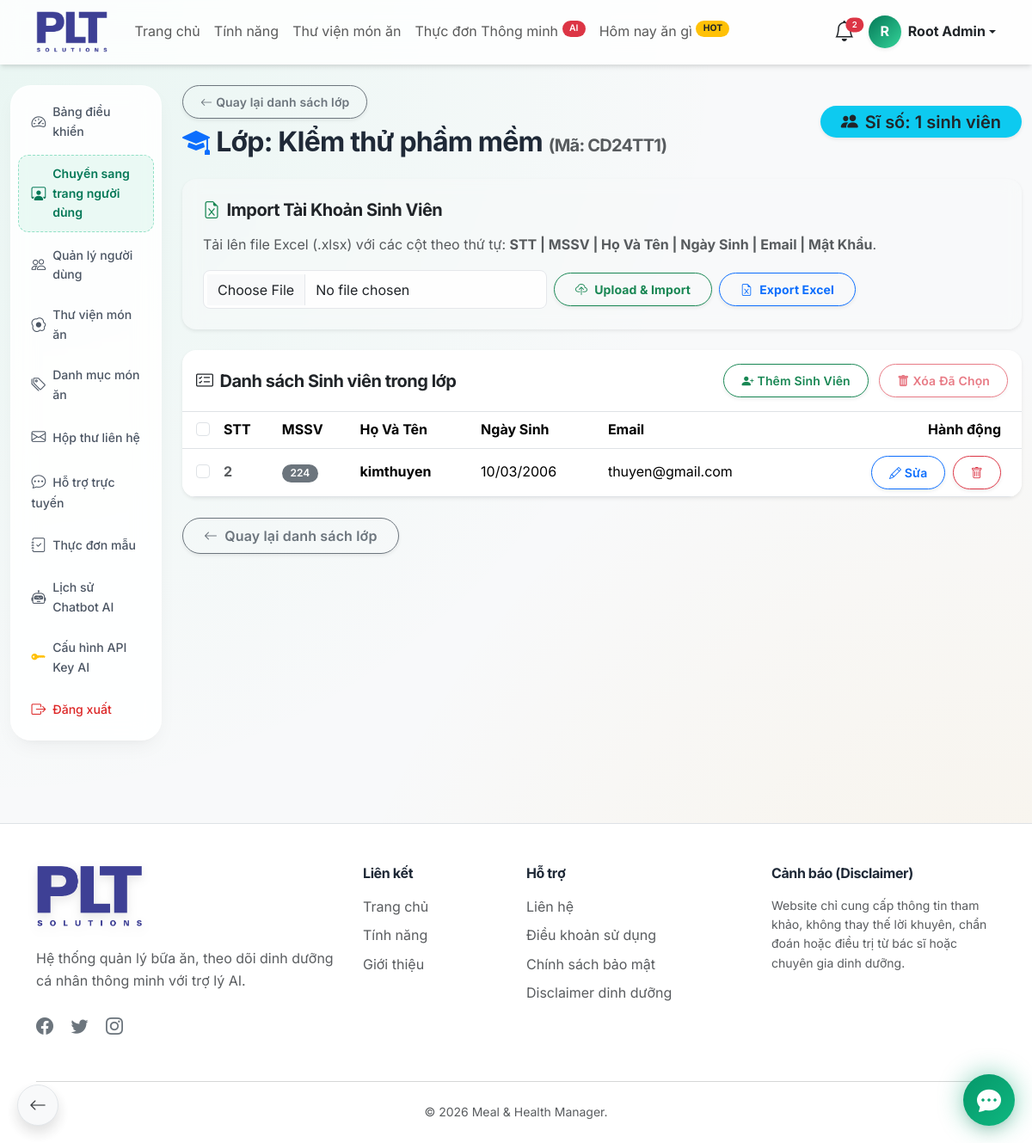
/admin/class-detail.php?id=1 (signed in), run on the app's committed database.
### tables this page shows
CREATE TABLE IF NOT EXISTS `classes` (
  `id` bigint UNSIGNED NOT NULL AUTO_INCREMENT,
  `class_code` varchar(50) NOT NULL,
  `class_name` varchar(150) NOT NULL,
  `stt` int UNSIGNED DEFAULT '0',
  `created_at` timestamp NOT NULL DEFAULT CURRENT_TIMESTAMP,
  `updated_at` timestamp NOT NULL DEFAULT CURRENT_TIMESTAMP ON UPDATE CURRENT_TIMESTAMP,
  PRIMARY KEY (`id`),
  UNIQUE KEY `uk_classes_code` (`class_code`)
);

CREATE TABLE IF NOT EXISTS `users` (
  `id` bigint UNSIGNED NOT NULL AUTO_INCREMENT,
  `full_name` varchar(150) NOT NULL,
  `email` varchar(190) NOT NULL,
  `password` varchar(255) NOT NULL,
  `avatar` varchar(255) DEFAULT NULL,
  `mssv` varchar(50) DEFAULT NULL,
  `birth_date` date DEFAULT NULL,
  `class_id` bigint UNSIGNED DEFAULT NULL,
  `stt` int UNSIGNED DEFAULT '0',
  `role` enum('user','admin') NOT NULL DEFAULT 'user',
  `status` enum('active','inactive','locked') NOT NULL DEFAULT 'active',
  `email_verified_at` datetime DEFAULT NULL,
  `last_login_at` datetime DEFAULT NULL,
  `created_at` timestamp NOT NULL DEFAULT CURRENT_TIMESTAMP,
  `updated_at` timestamp NOT NULL DEFAULT CURRENT_TIMESTAMP ON UPDATE CURRENT_TIMESTAMP,
  PRIMARY KEY (`id`),
  UNIQUE KEY `email` (`email`),
  UNIQUE KEY `uk_users_mssv` (`mssv`),
  KEY `idx_users_role` (`role`),
  KEY `idx_users_status` (`status`),
  KEY `idx_users_created_at` (`created_at`),
  KEY `fk_users_class` (`class_id`)
);

### admin/class-detail.php (the view, shortened to what this page needs)
<?php
$db = new Database();
$conn = $db->getConnection();
$class_id = isset($_GET['id']) ? (int)$_GET['id'] : 0;
$stmt = $conn->prepare("SELECT * FROM classes WHERE id = :id");
$stmt->execute([':id' => $class_id]);
$class = $stmt->fetch(PDO::FETCH_ASSOC);
$limit = 15;
$page = isset($_GET['page']) ? max(1, (int)$_GET['page']) : 1;
$offset = ($page - 1) * $limit;
$stmt_count = $conn->prepare("SELECT COUNT(*) FROM users WHERE class_id = :class_id");
$stmt_count->execute([':class_id' => $class_id]);
$total_students = $stmt_count->fetchColumn();
$stmt = $conn->prepare("SELECT * FROM users WHERE class_id = :class_id ORDER BY stt ASC, id DESC LIMIT :limit OFFSET :offset");
$stmt->bindValue(':class_id', $class_id, PDO::PARAM_INT);
$stmt->bindValue(':limit', $limit, PDO::PARAM_INT);
$stmt->bindValue(':offset', $offset, PDO::PARAM_INT);
$stmt->execute();
$students = $stmt->fetchAll(PDO::FETCH_ASSOC);
require_once '../includes/header.php';
?>
<div class="container-fluid py-4">
    <div class="row">
        <div class="col-md-2">
            <?php require_once 'includes/sidebar.php'; ?>
        </div>
        <div class="col-md-10">
            <div class="d-flex justify-content-between align-items-center mb-4">
                <div>
                    <a href="classes.php" class="btn btn-sm btn-outline-secondary mb-2 rounded-pill shadow-sm">
                        <i class="bi bi-arrow-left me-1"></i>Quay lại danh sách lớp
                    </a>
                    <h2 class="fw-bold mb-0">
                        <i class="bi bi-mortarboard-fill text-primary me-2"></i>Lớp: <?= htmlspecialchars($class['class_name']) ?>
                        <span class="fs-5 text-muted">(Mã: <?= htmlspecialchars($class['class_code']) ?>)</span>
                    </h2>
                </div>
                <div class="text-end">
                    <div class="badge bg-info text-dark fs-5 rounded-pill shadow-sm px-4 py-2">
                        <i class="bi bi-people-fill me-2"></i>Sĩ số: <?= $total_students ?> sinh viên
                    </div>
                </div>
            </div>
            <div class="card glass-card border-0 shadow-sm rounded-4 mb-4 bg-light bg-opacity-50">
                <div class="card-body p-4">
                    <h5 class="fw-bold mb-3"><i class="bi bi-file-earmark-excel text-success me-2"></i>Import Tài Khoản Sinh Viên</h5>
                    <p class="text-muted mb-3">Tải lên file Excel (.xlsx) với các cột theo thứ tự: <strong>STT | MSSV | Họ Và Tên | Ngày Sinh | Email | Mật Khẩu</strong>.</p>
                    <form method="post" enctype="multipart/form-data" class="d-flex align-items-center flex-wrap gap-2">
                        <input class="form-control" type="file" name="excel_file" accept=".xlsx" required style="max-width: 400px;">
                        <button type="submit" class="btn btn-sm btn-outline-success fw-bold rounded-pill px-4 shadow-sm">
                            <i class="bi bi-cloud-upload me-2"></i>Upload & Import
                        </button>
                        <a href="?id=<?= $class_id ?>&action=export" class="btn btn-sm btn-outline-primary fw-bold rounded-pill px-4 shadow-sm">
                            <i class="bi bi-file-earmark-excel me-2"></i>Export Excel
                        </a>
                    </form>
                </div>
            </div>
            <div class="card glass-card border-0 shadow-sm rounded-4 overflow-hidden mb-4">
                <div class="card-header bg-transparent border-bottom py-3 d-flex justify-content-between align-items-center">
                        <h5 class="mb-0 fw-bold"><i class="bi bi-card-checklist me-2"></i>Danh sách Sinh viên trong lớp</h5>
                        <div>
                            <button type="button" id="btnAddStudent" class="btn btn-sm btn-outline-success rounded-pill shadow-sm me-2" data-bs-toggle="modal" data-bs-target="#addStudentModal">
                                <i class="bi bi-person-plus-fill me-1"></i>Thêm Sinh Viên
                            </button>
                            <button type="submit" form="bulkDeleteForm" class="btn btn-sm btn-outline-danger rounded-pill shadow-sm" id="btnBulkDelete" disabled onclick="return confirm('Bạn có chắc chắn muốn xóa những sinh viên đã chọn?');">
                                <i class="bi bi-trash-fill me-1"></i>Xóa Đã Chọn
                            </button>
                        </div>
                    </div>
                <div class="card-body p-0 table-responsive">
                    <table class="table table-hover align-middle mb-0 text-nowrap">
                        <thead style="background: rgba(243, 244, 246, 0.7);">
                            <tr>
                                <th scope="col" class="ps-3" style="width: 40px;">
                                    <input class="form-check-input" type="checkbox" id="selectAll">
                                </th>
                                <th scope="col">STT</th>
                                <th scope="col">MSSV</th>
                                <th scope="col">Họ Và Tên</th>
                                <th scope="col">Ngày Sinh</th>
                                <th scope="col">Email</th>
                                <th scope="col" class="text-end pe-4">Hành động</th>
                            </tr>
                        </thead>
                        <tbody>
                            <?php if (empty($students)): ?>
                                <tr>
                                    <td colspan="7" class="text-center py-5 text-muted">
                                        <i class="bi bi-person-x fs-1 d-block mb-3"></i>
                                        Lớp học này chưa có sinh viên nào.
                                    </td>
                                </tr>
                            <?php else: ?>
                                <?php foreach ($students as $student): ?>
                                    <tr>
                                        <td class="ps-3">
                                            <input form="bulkDeleteForm" class="form-check-input student-checkbox" type="checkbox" name="student_ids[]" value="<?= $student['id'] ?>">
                                        </td>
                                        <td class="fw-bold text-muted"><?= htmlspecialchars($student['stt'] ?? '-') ?></td>
                                        <td><span class="badge bg-secondary"><?= htmlspecialchars($student['mssv'] ?? '-') ?></span></td>
                                        <td class="fw-bold"><?= htmlspecialchars($student['full_name']) ?></td>
                                        <td><?= $student['birth_date'] ? date('d/m/Y', strtotime($student['birth_date'])) : '-' ?></td>
                                        <td><?= htmlspecialchars($student['email']) ?></td>
                                        <td class="text-end pe-4">
                                            <a href="student-edit.php?id=<?= $student['id'] ?>" class="btn btn-sm btn-outline-primary rounded-pill shadow-sm me-1">
                                                <i class="bi bi-pencil"></i> Sửa
                                            </a>
                                            <form method="post" class="d-inline" onsubmit="return confirm('Xóa sinh viên này khỏi hệ thống?');">
                                                <button type="submit" class="btn btn-sm btn-outline-danger rounded-pill shadow-sm">
                                                    <i class="bi bi-trash"></i>
                                                </button>
                                            </form>
                                        </td>
                                    </tr>
                                <?php endforeach; ?>
                            <?php endif; ?>
                        </tbody>
                    </table>
                </div>
            </div>
            <div class="mt-4 mb-4">
                <a href="classes.php" class="btn btn-outline-secondary rounded-pill px-4 shadow-sm">
                    <i class="bi bi-arrow-left me-2"></i>Quay lại danh sách lớp
                </a>
            </div>
        </div>
    </div>
</div>
<?php require_once '../includes/footer.php'; ?>

### assets/css/style.css (style rules this page uses)
:root { --primary-color: #059669; --primary-light: #34d399; --primary-dark: #047857; --primary-bg: #ecfdf5; --secondary-color: #f59e0b; --secondary-light: #fbbf24; --secondary-bg: #fffbeb; --text-color: #1f2937; --text-muted: #6b7280; --bg-color: #f3f4f6; --card-bg: #ffffff; --border-color: #e5e7eb; --gradient-primary: linear-gradient(135deg, #059669 0%, #10b981 100%); --gradient-health: linear-gradient(135deg, #047857 0%, #34d399 100%); --gradient-glow: linear-gradient(135deg, rgba(5, 150, 105, 0.4) 0%, rgba(16, 185, 129, 0) 100%); --gradient-dark: linear-gradient(135deg, #1f2937 0%, #111827 100%); --shadow-sm: 0 1px 2px 0 rgba(0, 0, 0, 0.05); --shadow-md: 0 4px 6px -1px rgba(0, 0, 0, 0.1), 0 2px 4px -1px rgba(0, 0, 0, 0.06); --shadow-lg: 0 10px 15px -3px rgba(0, 0, 0, 0.1), 0 4px 6px -2px rgba(0, 0, 0, 0.05); --shadow-glow: 0 0 20px rgba(5, 150, 105, 0.3); --radius-sm: 0.5rem; --radius-md: 1rem; --radius-lg: 1.5rem; --radius-xl: 2rem; --transition-fast: 0.15s cubic-bezier(0.4, 0, 0.2, 1); --transition-base: 0.3s cubic-bezier(0.4, 0, 0.2, 1); --transition-bounce: 0.5s cubic-bezier(0.34, 1.56, 0.64, 1); }
html { scroll-behavior: smooth; -webkit-overflow-scrolling: touch; }
body { font-family: 'Inter', -apple-system, BlinkMacSystemFont, "Segoe UI", Roboto, sans-serif; color: var(--text-color); background-color: var(--bg-color); background-image: radial-gradient(at 0% 0%, rgba(52, 211, 153, 0.08) 0px, transparent 50%), radial-gradient(at 100% 100%, rgba(245, 158, 11, 0.08) 0px, transparent 50%); background-attachment: scroll; line-height: 1.6; -webkit-font-smoothing: antialiased; }
h1, h2, h3, h4, h5, h6 { letter-spacing: -0.025em; font-weight: 700; }
.glass-card { background: rgba(255, 255, 255, 0.9); backdrop-filter: blur(10px); -webkit-backdrop-filter: blur(10px); border: 1px solid rgba(255, 255, 255, 0.8); box-shadow: var(--shadow-lg); border-radius: var(--radius-lg); }
.card { border-radius: var(--radius-md); border: 1px solid rgba(0,0,0,0.03); box-shadow: var(--shadow-md); transition: all var(--transition-bounce); background-color: var(--card-bg); }
.card-header { background-color: transparent; border-bottom: 1px solid rgba(0,0,0,0.03); }
.btn { border-radius: var(--radius-sm); font-weight: 600; padding: 0.5rem 1.25rem; transition: all var(--transition-base); letter-spacing: 0.01em; }
.form-control, .form-select { border-radius: var(--radius-sm); border: 1px solid var(--border-color); padding: 0.6rem 1rem; transition: all var(--transition-base); background-color: rgba(255, 255, 255, 0.9); }
.badge { padding: 0.4em 0.8em; border-radius: 20px; font-weight: 600; }
.btn-outline-primary, .btn-outline-success, .btn-outline-secondary, .btn-outline-info, .btn-outline-warning, .btn-outline-danger { transition: all 0.25s cubic-bezier(0.4, 0, 0.2, 1) !important; }

### data on the page
classes: class_name "KIểm thử phầm mềm", class_code "CD24TT1"
users: stt "2", mssv "224", full_name "kimthuyen", birth_date "10/03/2006", email "thuyen@gmail.com"

### other printed values
$total_bell_count "2"
substr($_SESSION['full_name'] ?? 'U', 0, 1) "R"
$_SESSION['full_name'] "Root Admin"
$total_students "1"
APP_NAME "Meal & Health Manager"
